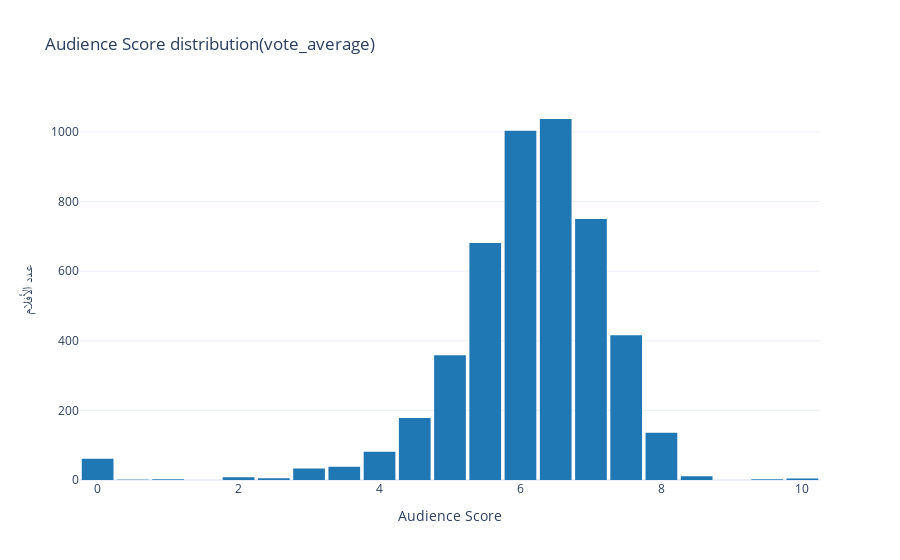

This figure's notebook cell:
### Markdown cell above
<div style="padding:10px;color:white;margin:0;font-size:200%;text-align:center;display:fill;border-radius:10px;background-color:#215f95;;overflow:hidden;font-weight:501;font-family:magra">EDA</div>

### Code cell
fig1 = px.histogram(
    df_final, 
    x='vote_average', 
    nbins=40,
    title='Audience Score distribution(vote_average)',
    labels={'vote_average': 'Audience Score'},
    color_discrete_sequence=['#1f77b4']
)
fig1.update_layout(
    bargap=0.1,
    xaxis_title='Audience Score',
    yaxis_title='عدد الأفلام',
    template='plotly_white'
)
fig1.show()

### Figure 1 — Plotly figure (JSON) as saved in the notebook; plotly's stock layout.template omitted (floating-point values rounded to 4 significant figures; data arrays with more than 128 entries replaced by an {"elided": "..."} marker saying what was removed)
{"data": [{"alignmentgroup": "True", "bingroup": "x", "hovertemplate": "Audience Score=%{x}<br>count=%{y}<extra></extra>", "legendgroup": "", "marker": {"color": "#1f77b4", "pattern": {"shape": ""}}, "name": "", "nbinsx": 40, "offsetgroup": "", "orientation": "v", "showlegend": false, "type": "histogram", "x": {"elided": "4805 float values"}, "xaxis": "x", "yaxis": "y"}], "layout": {"bargap": 0.1, "barmode": "relative", "legend": {"tracegroupgap": 0}, "title": {"text": "Audience Score distribution(vote_average)"}, "xaxis": {"anchor": "y", "domain": [0, 1], "title": {"text": "Audience Score"}}, "yaxis": {"anchor": "x", "domain": [0, 1], "title": {"text": "عدد الأفلام"}}}}
